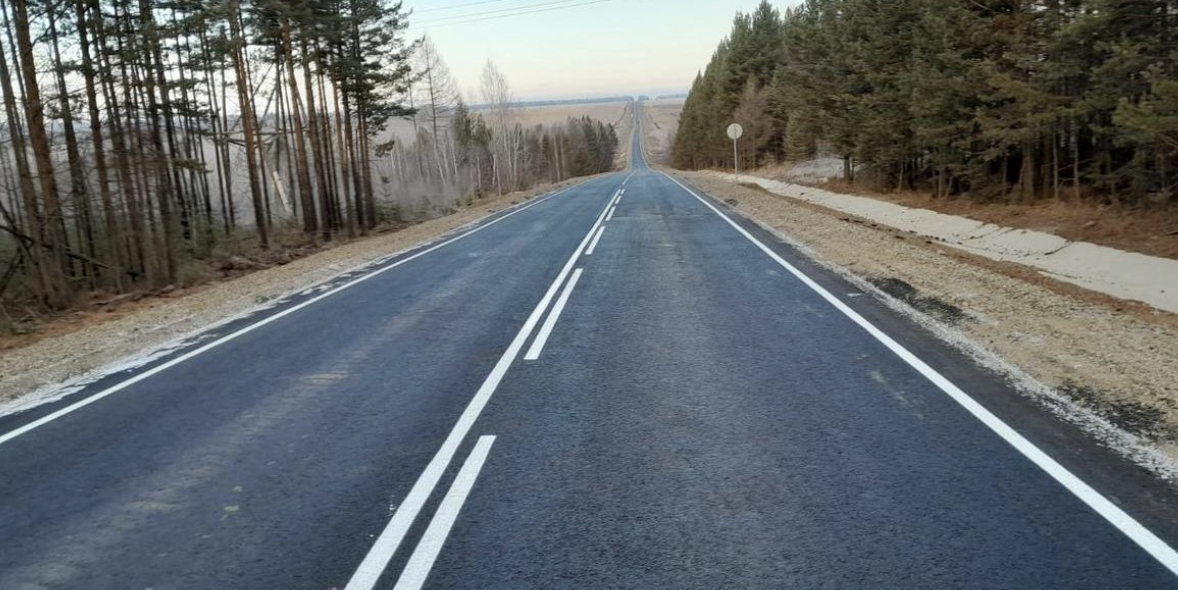
#> input picture data/road1.png, 1178 x 590 px
$ jupyter execute intersection_point.ipynb
#> lines starting #> are read from the running program, lines starting #| are printed output that depends on the picture; after the words box and inside, x2 and y2 are one past the last pixel; in counts of white or black regions, pixels touching at a corner belong together
[cell 1]
import cv2
import matplotlib.pyplot as plt
import numpy as np

[cell 2]
img_path = "./data/road1.png"

[cell 3]
img = cv2.imread(img_path)
#> img is the input picture: shape (590, 1178, 3); mean B, G, R 106.6, 104.4, 99.2
plt.imshow(img)

[cell 4]
hsv_img = cv2.cvtColor(img, cv2.COLOR_BGR2HSV)
#> hsv_img: shape (590, 1178, 3); mean H, S, V 67.7, 62, 114.8
plt.imshow(hsv_img, cmap="gray")

[cell 5]
white_mask = cv2.inRange(hsv_img, (0, 0, 204), (179.5, 25.5, 255))
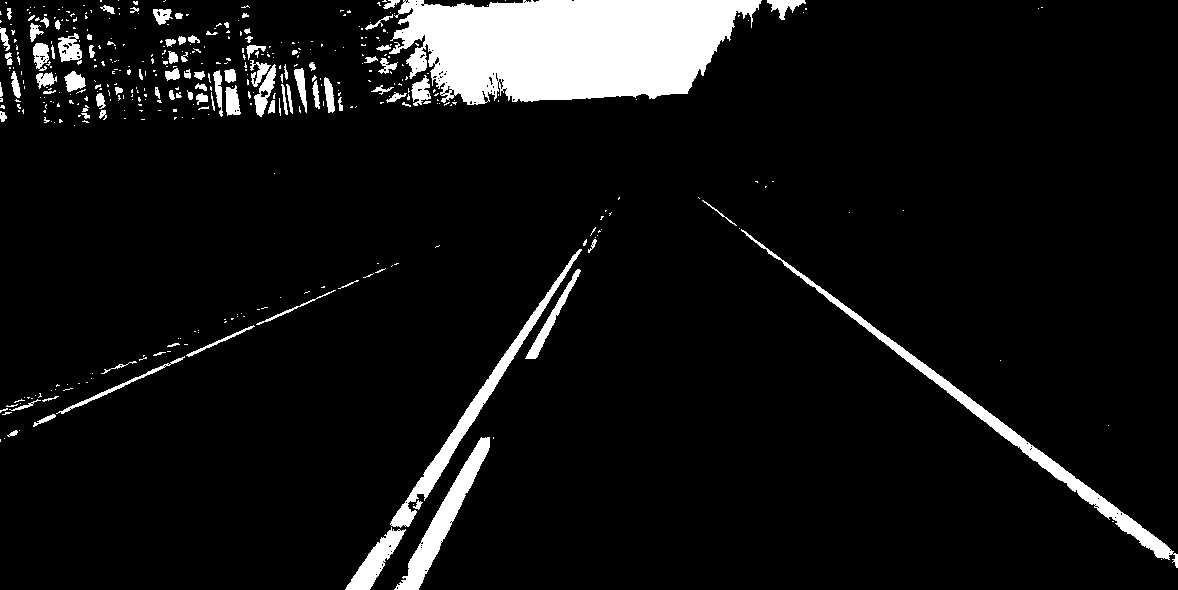
#> white_mask: shape (590, 1178); 7.6% white; 435 white regions (338 under 20 px), largest, box (x1, y1, x2, y2) and area: (389, 0, 762, 105) 29239, (741, 229, 1178, 568) 4827, (390, 249, 582, 528) 3374
yellow_mask = cv2.inRange(hsv_img, (17.5, 51, 76.5), (32.5, 255, 255))
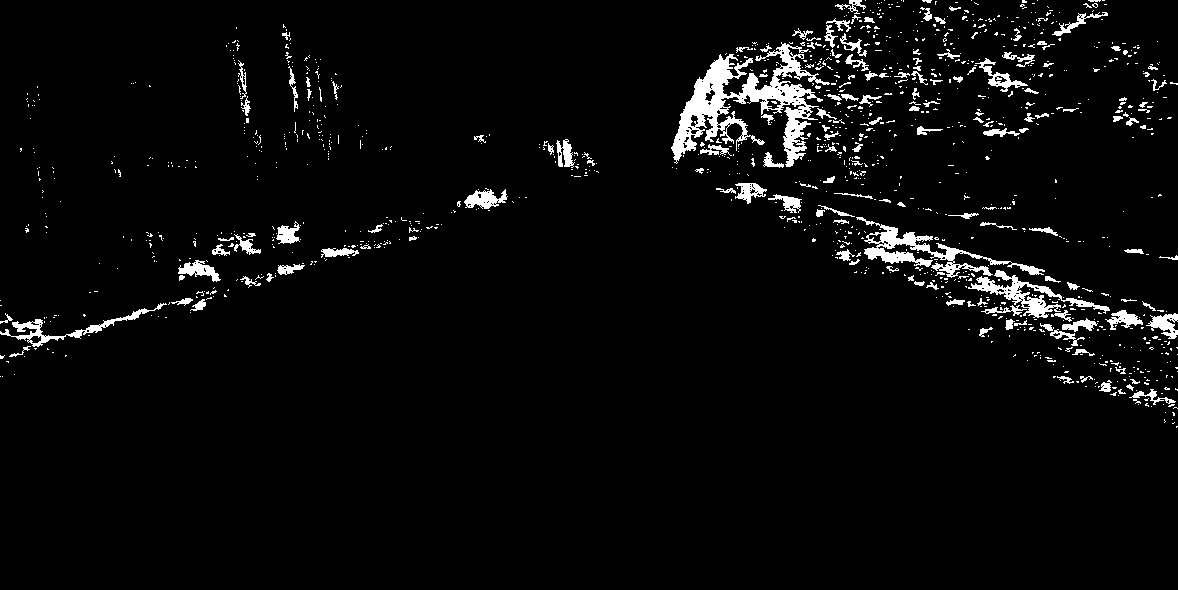
#> yellow_mask: shape (590, 1178); 3.9% white; 1236 white regions (1075 under 20 px), largest, box (x1, y1, x2, y2) and area: (671, 42, 830, 167) 6345, (856, 217, 1045, 278) 2350, (968, 270, 1110, 318) 1581
mask = cv2.add(white_mask, yellow_mask)
#> mask: shape (590, 1178); 11.6% white; 1665 white regions (1409 under 20 px), largest, box (x1, y1, x2, y2) and area: (389, 0, 762, 105) 29239, (671, 42, 830, 167) 6345, (741, 229, 1178, 568) 4827

[cell 6]
masked_img = np.zeros_like(hsv_img)
for i in range(3):
    masked_img[:,:,i] = mask.copy()

[cell 7]
plt.imshow(masked_img)

[cell 8]
canny_img = cv2.Canny(masked_img, 50, 300)
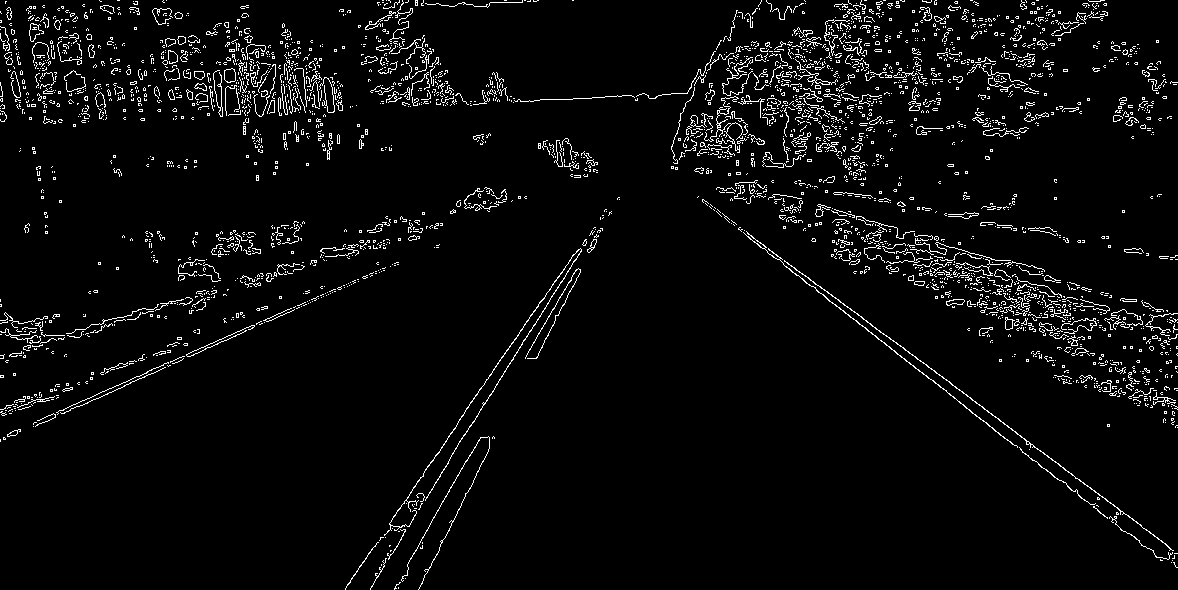
#> canny_img: shape (590, 1178); 4.2% white in thin lines or dots

[cell 9]
plt.imshow(canny_img)

[cell 10]
def region_selection(image):
    mask = np.zeros_like(image)
    if len(image.shape) > 2:
        channel_count = image.shape[2]
        ignore_mask_color = (255,) * channel_count
    else:
        ignore_mask_color = 255


    rows, cols = image.shape[:2]
#> rows = 590; cols = 1178
    bottom_left  = [cols * 0, rows * 0.95]
#> bottom_left = [0, 560.5]
    top_left     = [cols * 0.3, rows * 0.6]
#> top_left = [353.4, 354]
    bottom_right = [cols * 1, rows * 0.95]
#> bottom_right = [1178, 560.5]
    top_right    = [cols * 0.6, rows * 0.3]
#> top_right = [706.8, 177]
    vertices = np.array([[bottom_left, top_left, top_right, bottom_right]], dtype=np.int32)

    cv2.fillPoly(mask, vertices, ignore_mask_color)
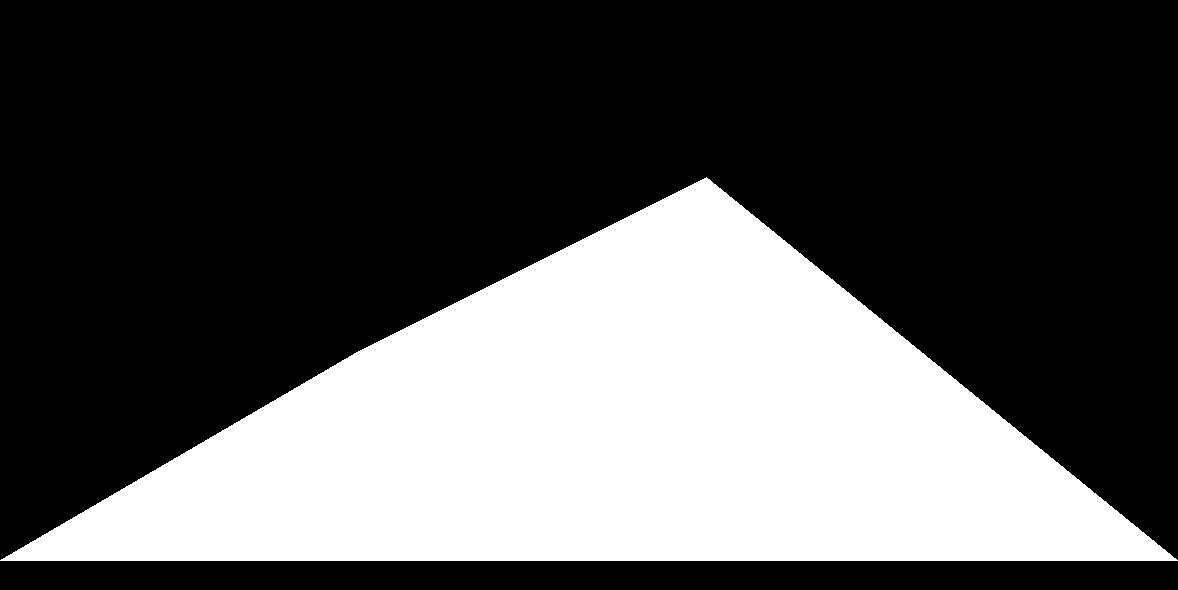
#> mask: shape (590, 1178); 33.3% white; 1 white region, box (x1, y1, x2, y2) and area: (0, 177, 1178, 561) 231692

    masked_image = cv2.bitwise_and(image, mask)
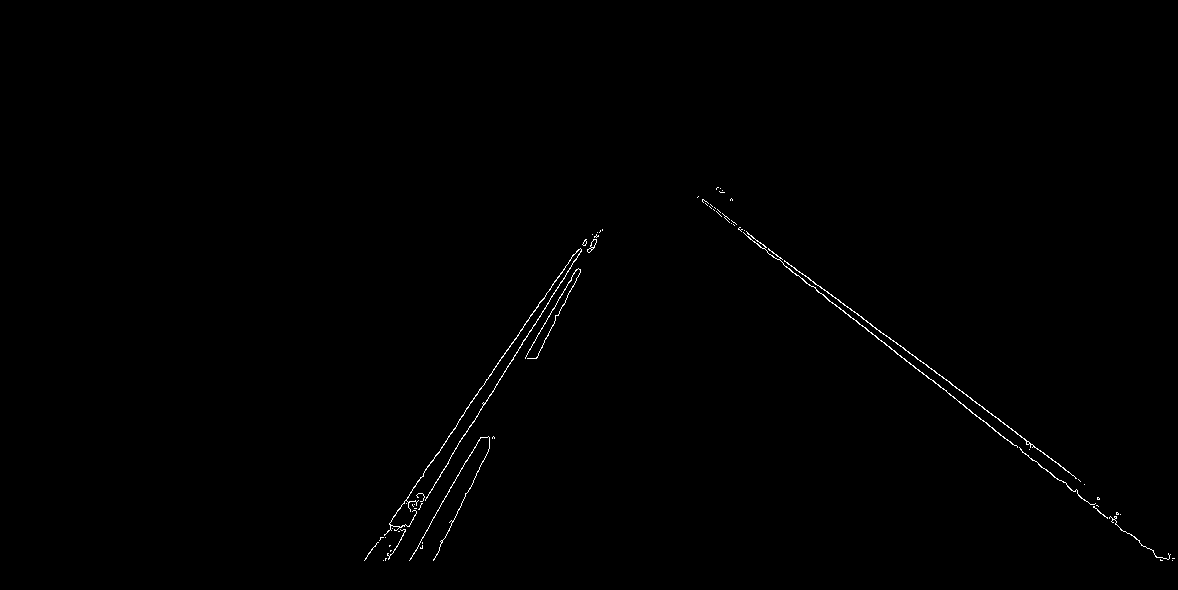
#> masked_image: shape (590, 1178); 0.4% white in thin lines or dots, all inside (x1, y1, x2, y2) = (364, 187, 1175, 561)
    return masked_image

[cell 11]
masked_img = region_selection(canny_img)

[cell 12]
plt.imshow(masked_img)

[cell 13]
lines = cv2.HoughLinesP(masked_img, 1, np.pi / 180, threshold=170, minLineLength=100, maxLineGap=150)
#> lines = [[697, 197, 1162, 560], [388, 559, 586, 242], [889, 337, 1079, 480]]

[cell 14]
height, width = img.shape[:2]
#> height = 590; width = 1178
center_bottom = (width // 2, height)
#> center_bottom = (589, 590)

[cell 15]
nearest_left_line = None
nearest_right_line = None
min_left_distance = float('inf')
min_right_distance = float('inf')
for line in lines:
    x1, y1, x2, y2 = line[0]
    distance = np.abs((x2 - x1) * (y1 - center_bottom[1]) - (x1 - center_bottom[0]) * (y2 - y1)) / np.sqrt((x2 - x1)**2 + (y2 - y1)**2)
    if x1 < center_bottom[0]:
        if distance < min_left_distance:
            nearest_left_line = line
            min_left_distance = distance
    elif x1 > center_bottom[0]:
        if distance < min_right_distance:
            nearest_right_line = line
            min_right_distance = distance
#> this loop made 3 passes
#> (x1, y1, x2, y2, distance, min_right_distance) on pass 1: (697, 197, 1162, 560, 376.2, 376.2)
#> (x1, y1, x2, y2, distance, min_left_distance) on pass 2: (388, 559, 586, 242, 186.9, 186.9)
#> after the loop, min_left_distance = 186.9; min_right_distance = 376.2

[cell 16]
if nearest_left_line is not None and nearest_right_line is not None:
    x1_left, y1_left, x2_left, y2_left = nearest_left_line[0]
#> x1_left = 388; y1_left = 559; x2_left = 586; y2_left = 242
    x1_right, y1_right, x2_right, y2_right = nearest_right_line[0]
#> x1_right = 697; y1_right = 197; x2_right = 1162; y2_right = 560
    cv2.line(img, (x1_left, y1_left), (x2_left, y2_left), (0, 0, 255), 15)
    cv2.line(img, (x1_right, y1_right), (x2_right, y2_right), (0, 0, 255), 15)
    m_left = (y2_left - y1_left) / (x2_left - x1_left)
#> m_left = -1.6
    m_right = (y2_right - y1_right) / (x2_right - x1_right)
#> m_right = 0.781
    b_left = y1_left - m_left * x1_left
#> b_left = 1180.2
    b_right = y1_right - m_right * x1_right
#> b_right = -347.1
    x_intersect = (b_right - b_left) / (m_left - m_right)
#> x_intersect = 641.3
    y_intersect = m_left * x_intersect + b_left
#> y_intersect = 153.5
    cv2.circle(img, (int(x_intersect),int(y_intersect)), 15, (0, 165, 255), -1)
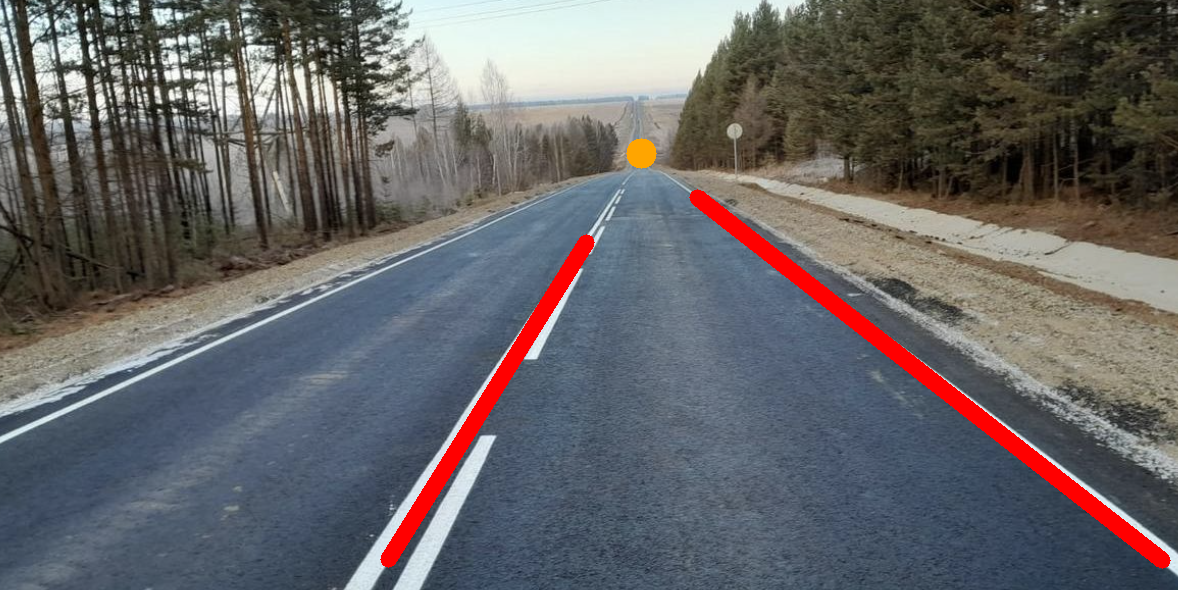
#> img: shape (590, 1178, 3); mean B, G, R 102.5, 100.7, 101.9

plt.imshow(img)
plt.show()
